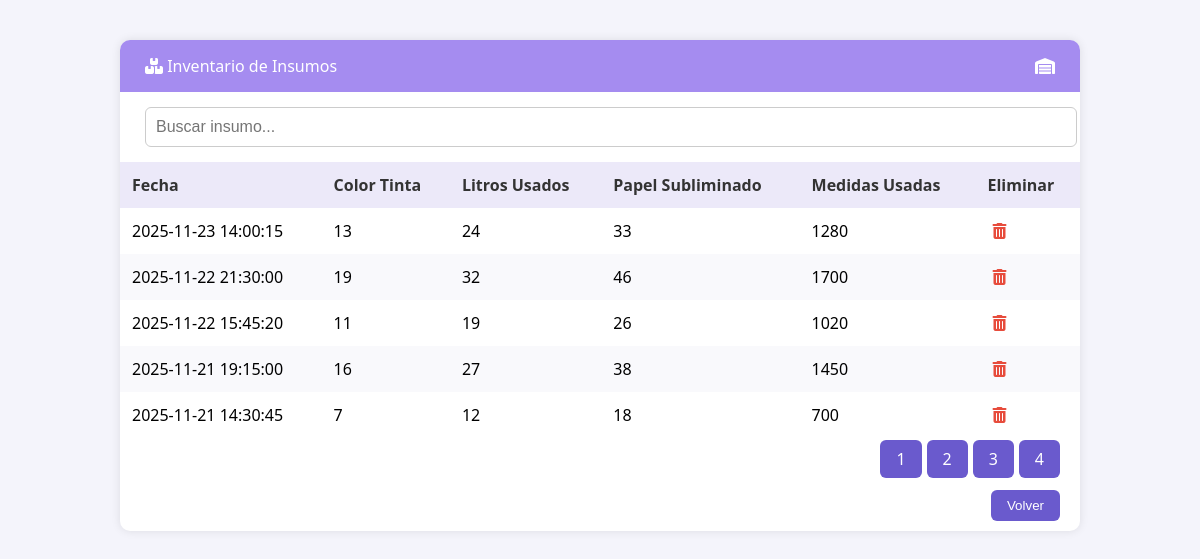
/tablasinsumos.php, run on the app's committed database.
### tables this page shows
CREATE TABLE `registro_insumos` (
  `id` int NOT NULL,
  `fecha_registro` timestamp NULL DEFAULT CURRENT_TIMESTAMP,
  `tinta_color` varchar(100) NOT NULL,
  `litros_usados` int NOT NULL,
  `papel_subliminado` int NOT NULL,
  `medidas_usadas` int NOT NULL
);

### tablasinsumos.php (the view, shortened to what this page needs)
<!DOCTYPE html>
<html lang="es">
<head>
    <link rel="stylesheet" href="https://cdnjs.cloudflare.com/ajax/libs/font-awesome/6.4.0/css/all.min.css">
</head>
<body>
<div class="container">
    <div class="header">
        <div><i class="fas fa-boxes"></i> Inventario de Insumos</div>
        <i class="fas fa-warehouse"></i>
    </div>
    <div class="search-box">
        <input type="text" id="search" placeholder="Buscar insumo..." onkeyup="buscar()">
    </div>
    <table>
        <thead>
            <tr>
                <th>Fecha</th>
                <th>Color Tinta</th>
                <th>Litros Usados</th>
                <th>Papel Subliminado</th>
                <th>Medidas Usadas</th>
                <th>Eliminar</th>
            </tr>
        </thead>
        <tbody>
        <?php
        $conn = new mysqli("localhost", "root", "", "textil_db");
        $por_pagina = 5;
        $pagina = isset($_GET['pagina']) ? intval($_GET['pagina']) : 1;
        $inicio = ($pagina - 1) * $por_pagina;
        $total_resultados = $conn->query("SELECT COUNT(*) as total FROM registro_insumos")->fetch_assoc()['total'];
        $total_paginas = ceil($total_resultados / $por_pagina);
        $resultado = $conn->query("SELECT * FROM registro_insumos ORDER BY id DESC LIMIT $inicio, $por_pagina");
        if ($resultado->num_rows > 0) {
            while ($fila = $resultado->fetch_assoc()) {
                echo "<tr>";
                echo "<td>" . htmlspecialchars($fila['fecha_registro']) . "</td>";
                echo "<td>" . htmlspecialchars($fila['tinta_color']) . "</td>";
                echo "<td>" . htmlspecialchars($fila['litros_usados']) . "</td>";
                echo "<td>" . htmlspecialchars($fila['papel_subliminado']) . "</td>";
                echo "<td>" . htmlspecialchars($fila['medidas_usadas']) . "</td>";
                echo "<td class='actions'>
                        <a href='?eliminar=" . $fila['id'] . "' onclick=\"return confirm('¿Eliminar este registro?');\">
                            <i class='fas fa-trash-alt'></i>
                        </a>
                      </td>";
                echo "</tr>";
            }
        } else {
            echo "<tr><td colspan='6'>No hay registros.</td></tr>";
        }
        ?>
        </tbody>
    </table>
    <div class="pagination">
        <?php
        for ($i = 1; $i <= $total_paginas; $i++) {
            echo "<a href='?pagina=$i'>$i</a>";
        }
        ?>
    </div>
    <div class="footer">
        <button onclick="window.location.href='dashboardtaller.php'">Volver</button>
    </div>
</div>
</body>
</html>

### tablasinsumos.php (style rules this page uses)
body { font-family: 'Segoe UI', sans-serif; margin: 0; padding: 0; background-color: #f4f4fb; }
.header { background-color: #a58cf0; color: white; padding: 15px 25px; display: flex; align-items: center; justify-content: space-between; border-radius: 10px 10px 0 0; }
.container { width: 80%; max-width: 1000px; margin: 40px auto; background-color: white; box-shadow: 0 0 10px rgba(0, 0, 0, 0.1); border-radius: 10px; }
table { width: 100%; border-collapse: collapse; }
th, td { padding: 12px; text-align: left; }
th { background-color: #ece9f9; color: #333; }
tr:nth-child(even) { background-color: #f9f9fc; }
.actions i { margin: 0 5px; cursor: pointer; color: #e74c3c; }
.footer, .pagination { text-align: right; padding: 10px 20px; }
.footer button, .pagination a { background-color: #6a5acd; color: white; border: none; padding: 8px 16px; border-radius: 6px; cursor: pointer; text-decoration: none; margin-left: 5px; }
.search-box { padding: 15px 25px; }
.search-box input { width: 100%; padding: 10px; border: 1px solid #ccc; border-radius: 6px; font-size: 16px; }

### data on the page
registro_insumos: fecha_registro "2025-11-23 14:00:15", tinta_color "13", litros_usados "24", papel_subliminado "33", medidas_usadas "1280"
registro_insumos: fecha_registro "2025-11-22 21:30:00", tinta_color "19", litros_usados "32", papel_subliminado "46", medidas_usadas "1700"
registro_insumos: fecha_registro "2025-11-22 15:45:20", tinta_color "11", litros_usados "19", papel_subliminado "26", medidas_usadas "1020"
registro_insumos: fecha_registro "2025-11-21 19:15:00", tinta_color "16", litros_usados "27", papel_subliminado "38", medidas_usadas "1450"
registro_insumos: fecha_registro "2025-11-21 14:30:45", tinta_color "7", litros_usados "12", papel_subliminado "18", medidas_usadas "700"
